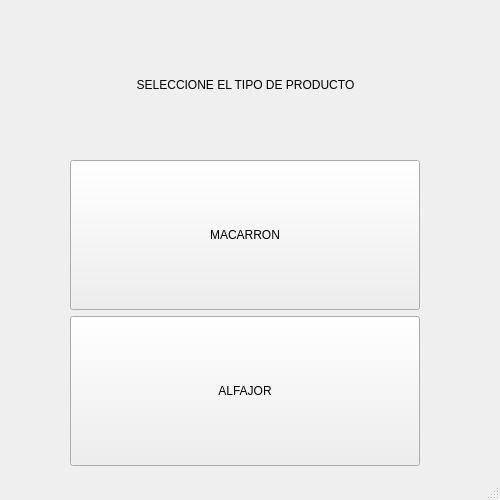
<?xml version="1.0" encoding="UTF-8"?>
<ui version="4.0">
 <class>MainWindow</class>
 <widget class="QMainWindow" name="MainWindow">
  <property name="geometry">
   <rect>
    <x>0</x>
    <y>0</y>
    <width>500</width>
    <height>500</height>
   </rect>
  </property>
  <property name="minimumSize">
   <size>
    <width>500</width>
    <height>500</height>
   </size>
  </property>
  <property name="maximumSize">
   <size>
    <width>500</width>
    <height>500</height>
   </size>
  </property>
  <property name="windowTitle">
   <string>MainWindow</string>
  </property>
  <widget class="QWidget" name="centralwidget">
   <property name="minimumSize">
    <size>
     <width>500</width>
     <height>500</height>
    </size>
   </property>
   <property name="maximumSize">
    <size>
     <width>500</width>
     <height>500</height>
    </size>
   </property>
   <widget class="QWidget" name="verticalLayoutWidget">
    <property name="geometry">
     <rect>
      <x>10</x>
      <y>15</y>
      <width>471</width>
      <height>451</height>
     </rect>
    </property>
    <layout class="QVBoxLayout" name="verticalLayout">
     <property name="sizeConstraint">
      <enum>QLayout::SetDefaultConstraint</enum>
     </property>
     <item>
      <widget class="QLabel" name="label">
       <property name="text">
        <string>SELECCIONE EL TIPO DE PRODUCTO</string>
       </property>
       <property name="alignment">
        <set>Qt::AlignCenter</set>
       </property>
      </widget>
     </item>
     <item>
      <layout class="QHBoxLayout" name="horizontalLayout">
       <property name="sizeConstraint">
        <enum>QLayout::SetMaximumSize</enum>
       </property>
       <property name="leftMargin">
        <number>0</number>
       </property>
       <item>
        <widget class="QPushButton" name="pushButton">
         <property name="sizePolicy">
          <sizepolicy hsizetype="MinimumExpanding" vsizetype="Fixed">
           <horstretch>0</horstretch>
           <verstretch>0</verstretch>
          </sizepolicy>
         </property>
         <property name="minimumSize">
          <size>
           <width>350</width>
           <height>150</height>
          </size>
         </property>
         <property name="maximumSize">
          <size>
           <width>350</width>
           <height>150</height>
          </size>
         </property>
         <property name="text">
          <string>MACARRON</string>
         </property>
        </widget>
       </item>
      </layout>
     </item>
     <item>
      <layout class="QHBoxLayout" name="horizontalLayout_2">
       <property name="sizeConstraint">
        <enum>QLayout::SetMaximumSize</enum>
       </property>
       <item>
        <widget class="QPushButton" name="pushButton_2">
         <property name="sizePolicy">
          <sizepolicy hsizetype="Maximum" vsizetype="Maximum">
           <horstretch>0</horstretch>
           <verstretch>0</verstretch>
          </sizepolicy>
         </property>
         <property name="minimumSize">
          <size>
           <width>350</width>
           <height>150</height>
          </size>
         </property>
         <property name="maximumSize">
          <size>
           <width>350</width>
           <height>150</height>
          </size>
         </property>
         <property name="text">
          <string>ALFAJOR</string>
         </property>
        </widget>
       </item>
      </layout>
     </item>
    </layout>
   </widget>
  </widget>
  <widget class="QMenuBar" name="menubar">
   <property name="geometry">
    <rect>
     <x>0</x>
     <y>0</y>
     <width>500</width>
     <height>22</height>
    </rect>
   </property>
  </widget>
  <widget class="QStatusBar" name="statusbar"/>
 </widget>
 <resources/>
 <connections/>
</ui>
